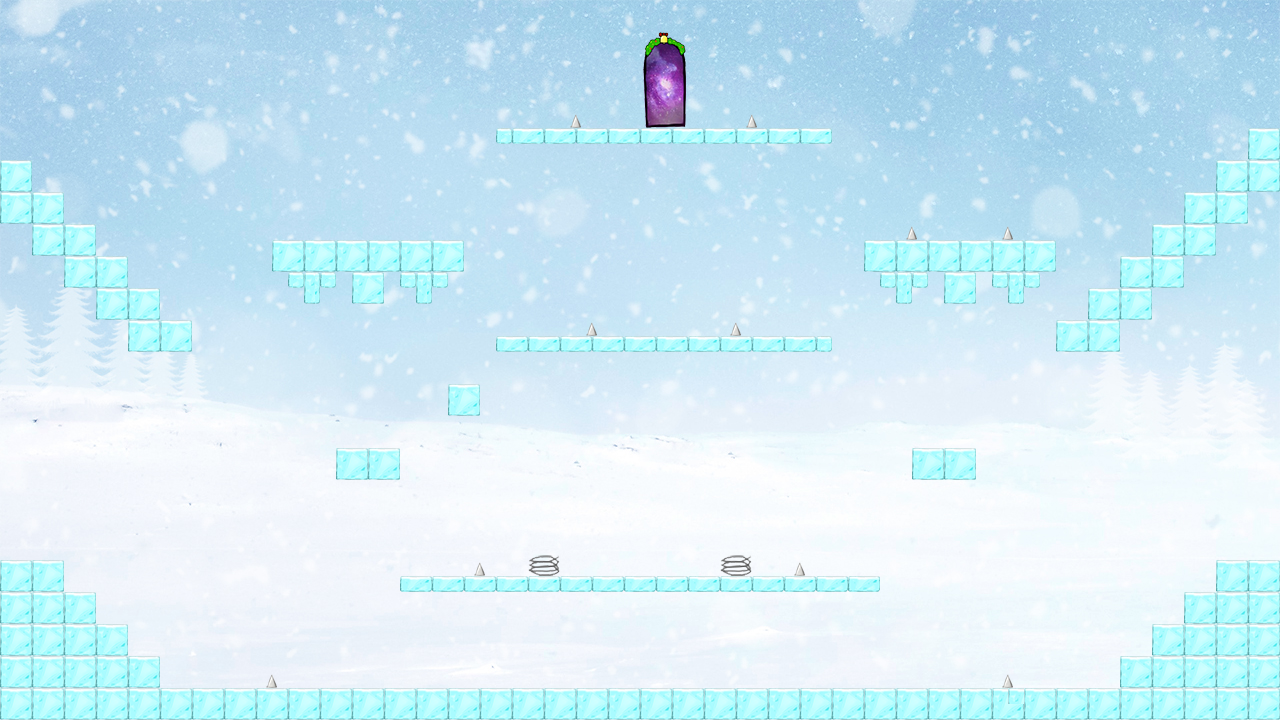

This is a level from a 2D game, rendered from its Tiled map with the project's own tilesets. A one-line summary and the map file follow, with tile-layer data summarised:
An orthogonal 80x45 tile map with 16x16 px tiles, 2 tile layers (0_background, 1_graphics), 9 tilesets and 55 objects.

<map version="1.0" tiledversion="1.0.3" orientation="orthogonal" renderorder="right-down" width="80" height="45" tilewidth="16" tileheight="16" nextobjectid="91">
 <tileset firstgid="1" source="background.tsx" />
 <tileset firstgid="2" source="brick.tsx" />
 <tileset firstgid="6" source="brick(width).tsx" />
 <tileset firstgid="8" source="thin.tsx" />
 <tileset firstgid="11" source="spring(small).tsx" />
 <tileset firstgid="15" source="spine.tsx" />
 <tileset firstgid="19" source="door.tsx" />
 <tileset firstgid="37" source="brick(1x1).tsx" />
 <tileset firstgid="38" source="brick(h-r).tsx" />
 <layer name="0_background" width="80" height="45">
  <data>[3600 cells, 1 non-empty, 1 distinct tile ids]</data>
 </layer>
 <layer name="1_graphics" width="80" height="45">
  <data>[3600 cells, 578 non-empty, 33 distinct tile ids]</data>
 </layer>
 <objectgroup name="2_ground">
  <object id="43" x="0" y="560.125" width="64" height="159.75" />
  <object id="44" x="64.25" y="592.125" width="31.75" height="127.5" />
  <object id="45" x="96" y="624.25" width="31.75" height="95.625" />
  <object id="46" x="127.875" y="655.75" width="32.125" height="64.125" />
  <object id="47" x="160.375" y="688.375" width="959.75" height="31.25" />
  <object id="48" x="1120.25" y="656.25" width="31.375" height="63.875" />
  <object id="49" x="1152" y="624.125" width="31.75" height="95.5" />
  <object id="50" x="1184.13" y="591.875" width="32" height="128.125" />
  <object id="51" x="1216" y="560.375" width="63.625" height="159.375" />
 </objectgroup>
 <objectgroup name="3_brick">
  <object id="52" x="400" y="576.125" width="480.25" height="15.5" />
  <object id="55" x="496.125" y="336.125" width="335.625" height="15.625" />
  <object id="56" x="495.75" y="128.25" width="335.75" height="14.75" />
  <object id="57" x="0" y="160.25" width="32" height="63.375" />
  <object id="58" x="32.125" y="192.375" width="32" height="63.375" />
  <object id="60" x="64.25" y="224.375" width="31.625" height="63.625" />
  <object id="61" x="96" y="256.375" width="31.75" height="63.5" />
  <object id="62" x="127.625" y="288.125" width="32" height="63.875" />
  <object id="63" x="159.875" y="320.25" width="32" height="31.5" />
  <object id="64" x="272" y="240.25" width="192.125" height="31.625" />
  <object id="65" x="288.125" y="272.25" width="46.625" height="15.5" />
  <object id="66" x="304.125" y="288.125" width="15.5" height="16" />
  <object id="67" x="352.125" y="271.875" width="32" height="31.875" />
  <object id="68" x="400.25" y="272.125" width="47.25" height="15.875" />
  <object id="70" x="415.75" y="288" width="15.875" height="15.875" />
  <object id="71" x="296" y="281" height="1" />
  <object id="72" x="863.75" y="240" width="191.875" height="31.625" />
  <object id="73" x="879.875" y="272.125" width="48" height="15.875" />
  <object id="74" x="896.125" y="288.375" width="15.875" height="15.25" />
  <object id="75" x="944.25" y="272" width="31.5" height="31.125" />
  <object id="76" x="992.125" y="271.875" width="47.625" height="16.25" />
  <object id="77" x="1008.25" y="288.375" width="15.875" height="15.875" />
  <object id="78" x="1056.25" y="320.125" width="63.75" height="31.875" />
  <object id="79" x="1088.5" y="288.375" width="63.5" height="31.375" />
  <object id="80" x="1120.25" y="256.125" width="64" height="31.875" />
  <object id="81" x="1151.75" y="224.125" width="64" height="31.625" />
  <object id="82" x="1184.13" y="192.375" width="64.125" height="31.625" />
  <object id="83" x="1216" y="160" width="63.75" height="32" />
  <object id="84" x="1248" y="128" width="31.875" height="32" />
  <object id="88" x="336" y="448" width="63.75" height="32.125" />
  <object id="89" x="448.25" y="383.75" width="31.625" height="32" />
  <object id="90" x="912" y="448" width="64.125" height="32.125" />
 </objectgroup>
 <objectgroup name="4_dead">
  <object id="31" x="570" y="114.5" width="12" height="13.5" />
  <object id="32" x="746" y="114" width="12" height="14" />
  <object id="33" x="586" y="321.75" width="10" height="14" />
  <object id="36" x="730" y="322" width="12" height="14.25" />
  <object id="37" x="906.5" y="226.5" width="9.5" height="13.5" />
  <object id="38" x="1002" y="225.5" width="11" height="14.5" />
  <object id="39" x="266" y="673" width="10" height="15" />
  <object id="40" x="1002" y="672.75" width="11" height="15" />
  <object id="41" x="544" y="921" />
  <object id="53" x="474" y="562.5" width="11" height="13.75" />
  <object id="54" x="793.25" y="561" width="12.75" height="15" />
 </objectgroup>
 <objectgroup name="5_door">
  <object id="30" x="655.5" y="57" width="17" height="71" />
 </objectgroup>
 <objectgroup name="6_spring">
  <object id="86" x="528" y="553.75" width="32" height="22.25" />
  <object id="87" x="719.5" y="552.75" width="32" height="23" />
 </objectgroup>
</map>
